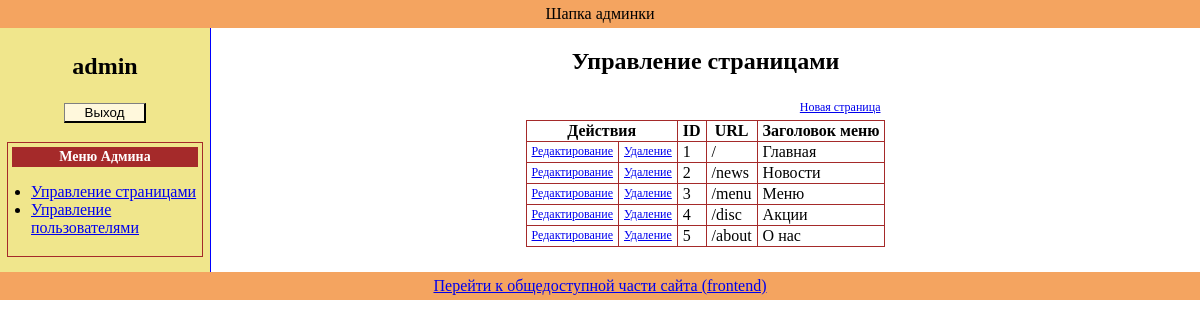
Page /admin/index.php?obj=pages (signed in) on the committed database.
### tables this page shows
CREATE TABLE IF NOT EXISTS `page` (
  `id` int(11) NOT NULL AUTO_INCREMENT,
  `url` varchar(20) NOT NULL,
  `name` varchar(20) NOT NULL,
  `content` text,
  PRIMARY KEY (`id`),
  UNIQUE KEY `url` (`url`)
);

### admin/classes/pagesClass.php (called while the page is built, shortened)
<?php
class pagesClass {
  private $pdo;
  private $table = 'page';
  function __construct($pdo) {
    if ($pdo) {
      $this->pdo = $pdo;
    } else {
      echo 'Не удалось установить соединение с серверм БД';
    }
  }
  public function selectAll($limit = 0, $offset = 0) {
    $q_res = $this->pdo->query('SELECT * FROM ' . $this->table . (($limit == 0) ? '' : ' LIMIT ' . $offset . ', ' . $limit));
    return $q_res->fetchAll(PDO::FETCH_ASSOC);
  }
}

### admin/blocks/pages_manag.php (the view, shortened to what this page needs)
<?php
if ((isset($_GET['obj'])) & ($_GET['obj'] == 'pages')) {
    $pagesObj = new pagesClass($pdo);
    ?>
    <h2>Управление страницами</h2>
    <table id="users_manag_tab" class="manag_tab">
        <caption>
            <a href="?obj=pages&action=new">
                Новая страница
            </a>
        </caption>
        <tr>
            <th class="buts" colspan="2">Действия</th>
            <th class="id">ID</th>
            <th class="user_name">URL</th>
            <th class="user_pass">Заголовок меню</th>
        </tr>
        <?php
        $pages = $pagesObj->selectAll();
        foreach ($pages as $page) {
            ?>
            <tr>
                <td class="but_edit">
                    <a href="?obj=pages&action=edit&page_id=<?php echo $page['id']; ?>">
                        Редактирование
                    </a>
                </td>
                <td class="but_delete">
                    <a href="?obj=pages&action=delete&page_id=<?php echo $page['id']; ?>">
                        Удаление
                    </a>
                </td>
                <td class="id"><?php echo $page['id']; ?></td>
                <td class="user_name"><?php echo $page['url']; ?></td>
                <td class="user_pass"><?php echo $page['name']; ?></td>
            </tr>
        <?php } ?>
    </table>
<?php } ?>

### css/screen.css (style rules this page uses)
body { font-family: verdana; text-align: center; margin: 0px; padding: 0px; }
.manag_tab { border-collapse: collapse; border-spacing: 0; margin: 5px auto; }
.manag_tab caption { text-align: right; padding: 5px; }
.manag_tab td, .manag_tab th { border: 1px solid brown; padding: 1px 5px; }
.manag_tab a { font-size: 12px; }

### rows in the picture
page: id "1", url "/", name "Главная"
page: id "2", url "/news", name "Новости"
page: id "3", url "/menu", name "Меню"
page: id "4", url "/disc", name "Акции"
page: id "5", url "/about", name "О нас"

### other values in the picture
$_SESSION["name"] "admin"
